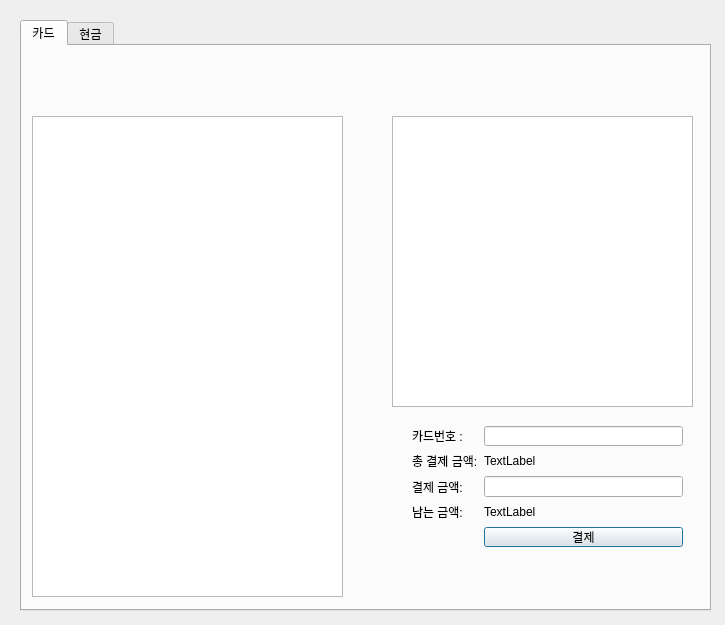
<?xml version="1.0" encoding="UTF-8"?>
<ui version="4.0">
 <class>Dialog</class>
 <widget class="QDialog" name="Dialog">
  <property name="geometry">
   <rect>
    <x>0</x>
    <y>0</y>
    <width>725</width>
    <height>625</height>
   </rect>
  </property>
  <property name="minimumSize">
   <size>
    <width>725</width>
    <height>625</height>
   </size>
  </property>
  <property name="maximumSize">
   <size>
    <width>725</width>
    <height>625</height>
   </size>
  </property>
  <property name="windowTitle">
   <string>Dialog</string>
  </property>
  <widget class="QTabWidget" name="tabWidget">
   <property name="geometry">
    <rect>
     <x>20</x>
     <y>20</y>
     <width>691</width>
     <height>591</height>
    </rect>
   </property>
   <property name="currentIndex">
    <number>0</number>
   </property>
   <widget class="QWidget" name="card">
    <attribute name="title">
     <string>카드</string>
    </attribute>
    <widget class="QTableWidget" name="total">
     <property name="geometry">
      <rect>
       <x>10</x>
       <y>70</y>
       <width>311</width>
       <height>481</height>
      </rect>
     </property>
    </widget>
    <widget class="QTableWidget" name="select">
     <property name="geometry">
      <rect>
       <x>370</x>
       <y>70</y>
       <width>301</width>
       <height>291</height>
      </rect>
     </property>
    </widget>
    <widget class="QWidget" name="formLayoutWidget">
     <property name="geometry">
      <rect>
       <x>390</x>
       <y>380</y>
       <width>271</width>
       <height>121</height>
      </rect>
     </property>
     <layout class="QFormLayout" name="formLayout">
      <item row="0" column="1">
       <widget class="QLineEdit" name="cardNum">
        <property name="text">
         <string/>
        </property>
       </widget>
      </item>
      <item row="0" column="0">
       <widget class="QLabel" name="label">
        <property name="text">
         <string>카드번호 : </string>
        </property>
       </widget>
      </item>
      <item row="2" column="1">
       <widget class="QLineEdit" name="payment"/>
      </item>
      <item row="2" column="0">
       <widget class="QLabel" name="label_2">
        <property name="text">
         <string>결제 금액: </string>
        </property>
       </widget>
      </item>
      <item row="3" column="0">
       <widget class="QLabel" name="label_3">
        <property name="text">
         <string>남는 금액: </string>
        </property>
       </widget>
      </item>
      <item row="4" column="1">
       <widget class="QPushButton" name="paidbtn">
        <property name="text">
         <string>결제</string>
        </property>
       </widget>
      </item>
      <item row="1" column="0">
       <widget class="QLabel" name="label_4">
        <property name="text">
         <string>총 결제 금액:</string>
        </property>
       </widget>
      </item>
      <item row="3" column="1">
       <widget class="QLabel" name="leftmoney">
        <property name="text">
         <string>TextLabel</string>
        </property>
       </widget>
      </item>
      <item row="1" column="1">
       <widget class="QLabel" name="totalPrice">
        <property name="text">
         <string>TextLabel</string>
        </property>
       </widget>
      </item>
     </layout>
    </widget>
   </widget>
   <widget class="QWidget" name="tab_2">
    <attribute name="title">
     <string>현금</string>
    </attribute>
    <widget class="QTableWidget" name="total_2">
     <property name="geometry">
      <rect>
       <x>10</x>
       <y>70</y>
       <width>311</width>
       <height>481</height>
      </rect>
     </property>
    </widget>
    <widget class="QTableWidget" name="select_2">
     <property name="geometry">
      <rect>
       <x>370</x>
       <y>70</y>
       <width>301</width>
       <height>291</height>
      </rect>
     </property>
    </widget>
    <widget class="QWidget" name="formLayoutWidget_2">
     <property name="geometry">
      <rect>
       <x>400</x>
       <y>400</y>
       <width>271</width>
       <height>149</height>
      </rect>
     </property>
     <layout class="QFormLayout" name="formLayout_2">
      <item row="0" column="0">
       <widget class="QLabel" name="label_8">
        <property name="text">
         <string>총 결제 금액:</string>
        </property>
       </widget>
      </item>
      <item row="0" column="1">
       <widget class="QLabel" name="totalPrice_2">
        <property name="text">
         <string>TextLabel</string>
        </property>
       </widget>
      </item>
      <item row="2" column="0">
       <widget class="QLabel" name="label_6">
        <property name="text">
         <string>결제 금액: </string>
        </property>
       </widget>
      </item>
      <item row="2" column="1">
       <widget class="QLineEdit" name="payment_2"/>
      </item>
      <item row="5" column="0">
       <widget class="QLabel" name="label_7">
        <property name="text">
         <string>남는 금액: </string>
        </property>
       </widget>
      </item>
      <item row="5" column="1">
       <widget class="QLabel" name="leftmoney_2">
        <property name="text">
         <string>TextLabel</string>
        </property>
       </widget>
      </item>
      <item row="6" column="1">
       <widget class="QPushButton" name="paidbtn_2">
        <property name="text">
         <string>결제</string>
        </property>
       </widget>
      </item>
      <item row="4" column="0">
       <widget class="QLabel" name="label_9">
        <property name="text">
         <string>거스름돈:</string>
        </property>
       </widget>
      </item>
      <item row="1" column="0">
       <widget class="QLabel" name="label_5">
        <property name="text">
         <string>받은 금액:</string>
        </property>
       </widget>
      </item>
      <item row="1" column="1">
       <widget class="QLineEdit" name="receivedmoney"/>
      </item>
      <item row="4" column="1">
       <widget class="QLineEdit" name="changed"/>
      </item>
     </layout>
    </widget>
   </widget>
  </widget>
 </widget>
 <resources/>
 <connections/>
</ui>
